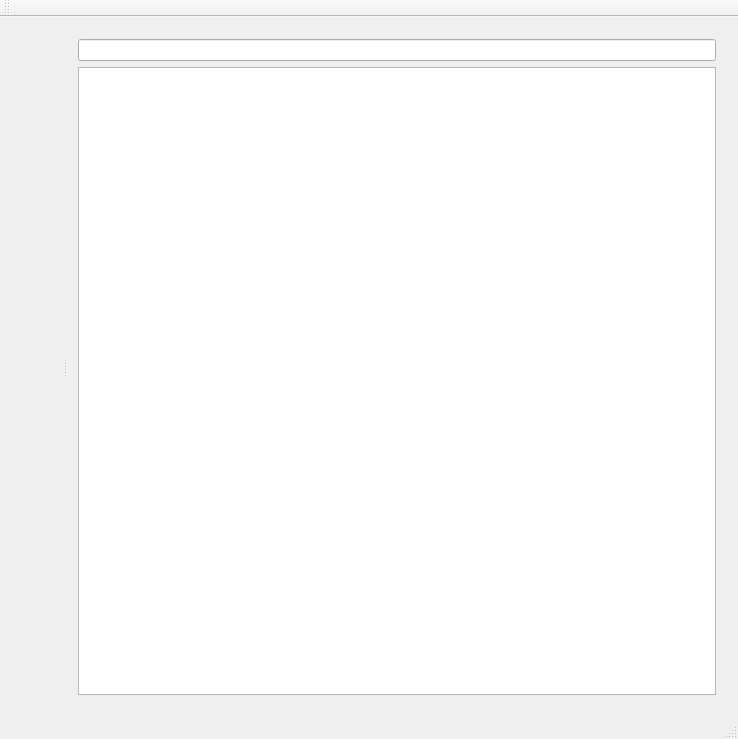
<?xml version="1.0" encoding="UTF-8"?>
<ui version="4.0">
 <class>MainWindow</class>
 <widget class="QMainWindow" name="MainWindow">
  <property name="geometry">
   <rect>
    <x>0</x>
    <y>0</y>
    <width>738</width>
    <height>739</height>
   </rect>
  </property>
  <property name="windowTitle">
   <string>MainWindow</string>
  </property>
  <widget class="QWidget" name="centralWidget">
   <layout class="QVBoxLayout" name="verticalLayout_2">
    <item>
     <widget class="QSplitter" name="splitter">
      <property name="sizePolicy">
       <sizepolicy hsizetype="Expanding" vsizetype="Preferred">
        <horstretch>0</horstretch>
        <verstretch>0</verstretch>
       </sizepolicy>
      </property>
      <property name="orientation">
       <enum>Qt::Horizontal</enum>
      </property>
      <widget class="QWidget" name="gridLayoutWidget">
       <layout class="QGridLayout" name="gridLayout">
        <property name="sizeConstraint">
         <enum>QLayout::SetMinimumSize</enum>
        </property>
       </layout>
      </widget>
      <widget class="QWidget" name="verticalLayoutWidget">
       <layout class="QVBoxLayout" name="verticalLayout">
        <item>
         <widget class="QLineEdit" name="filePath">
          <property name="readOnly">
           <bool>true</bool>
          </property>
         </widget>
        </item>
        <item>
         <widget class="QTextEdit" name="fileContent">
          <property name="sizePolicy">
           <sizepolicy hsizetype="Expanding" vsizetype="Expanding">
            <horstretch>0</horstretch>
            <verstretch>0</verstretch>
           </sizepolicy>
          </property>
          <property name="font">
           <font>
            <family>Courier New</family>
            <pointsize>10</pointsize>
           </font>
          </property>
          <property name="lineWrapMode">
           <enum>QTextEdit::NoWrap</enum>
          </property>
          <property name="readOnly">
           <bool>true</bool>
          </property>
         </widget>
        </item>
       </layout>
      </widget>
     </widget>
    </item>
   </layout>
  </widget>
  <widget class="QMenuBar" name="menuBar">
   <property name="geometry">
    <rect>
     <x>0</x>
     <y>0</y>
     <width>738</width>
     <height>21</height>
    </rect>
   </property>
  </widget>
  <widget class="QToolBar" name="mainToolBar">
   <attribute name="toolBarArea">
    <enum>TopToolBarArea</enum>
   </attribute>
   <attribute name="toolBarBreak">
    <bool>false</bool>
   </attribute>
  </widget>
  <widget class="QStatusBar" name="statusBar"/>
 </widget>
 <layoutdefault spacing="6" margin="11"/>
 <resources/>
 <connections/>
</ui>
